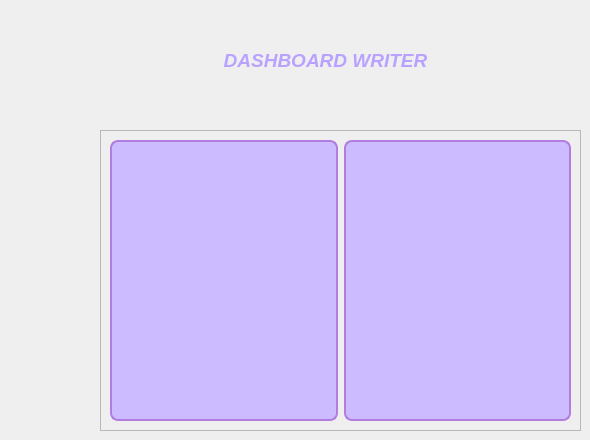
            <widget class="QWidget" name="DashboardWriter">
             <widget class="QLabel" name="label_Dash_3">
              <property name="geometry">
               <rect>
                <x>210</x>
                <y>50</y>
                <width>231</width>
                <height>21</height>
               </rect>
              </property>
              <property name="font">
               <font>
                <pointsize>14</pointsize>
                <italic>true</italic>
                <bold>true</bold>
               </font>
              </property>
              <property name="styleSheet">
               <string notr="true">QLabel {
    color: rgb(185, 162, 255);  
    border-radius: 4px;
    padding: 4px 8px;
}</string>
              </property>
              <property name="text">
               <string>DASHBOARD WRITER</string>
              </property>
              <property name="alignment">
               <set>Qt::AlignmentFlag::AlignCenter</set>
              </property>
             </widget>
             <widget class="QFrame" name="frame_22">
              <property name="geometry">
               <rect>
                <x>100</x>
                <y>130</y>
                <width>481</width>
                <height>301</height>
               </rect>
              </property>
              <property name="frameShape">
               <enum>QFrame::Shape::StyledPanel</enum>
              </property>
              <property name="frameShadow">
               <enum>QFrame::Shadow::Raised</enum>
              </property>
              <layout class="QHBoxLayout" name="horizontalLayout_4">
               <item>
                <widget class="QFrame" name="frame_13">
                 <property name="styleSheet">
                  <string notr="true">QFrame {
    background-color: rgb(204, 188, 255);
    border-radius: 8px;
    border: 2px solid #b17ddf;
}</string>
                 </property>
                 <property name="frameShape">
                  <enum>QFrame::Shape::StyledPanel</enum>
                 </property>
                 <property name="frameShadow">
                  <enum>QFrame::Shadow::Raised</enum>
                 </property>
                </widget>
               </item>
               <item>
                <widget class="QFrame" name="frame_14">
                 <property name="styleSheet">
                  <string notr="true">QFrame {
    background-color: rgb(204, 188, 255);
    border-radius: 8px;
    border: 2px solid #b17ddf;
}</string>
                 </property>
                 <property name="frameShape">
                  <enum>QFrame::Shape::StyledPanel</enum>
                 </property>
                 <property name="frameShadow">
                  <enum>QFrame::Shadow::Raised</enum>
                 </property>
                </widget>
               </item>
              </layout>
             </widget>
            </widget>
